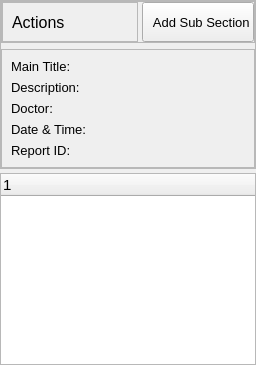
             <widget class="QWidget" name="sub_history">
              <layout class="QVBoxLayout" name="verticalLayout_10" stretch="1,6">
               <property name="spacing">
                <number>4</number>
               </property>
               <property name="leftMargin">
                <number>0</number>
               </property>
               <property name="topMargin">
                <number>0</number>
               </property>
               <property name="rightMargin">
                <number>0</number>
               </property>
               <property name="bottomMargin">
                <number>0</number>
               </property>
               <item>
                <widget class="QFrame" name="frame_18">
                 <property name="frameShape">
                  <enum>QFrame::StyledPanel</enum>
                 </property>
                 <property name="frameShadow">
                  <enum>QFrame::Raised</enum>
                 </property>
                 <layout class="QVBoxLayout" name="verticalLayout_13" stretch="1,0">
                  <property name="leftMargin">
                   <number>0</number>
                  </property>
                  <property name="topMargin">
                   <number>0</number>
                  </property>
                  <property name="rightMargin">
                   <number>0</number>
                  </property>
                  <property name="bottomMargin">
                   <number>0</number>
                  </property>
                  <item>
                   <widget class="QFrame" name="frame_20">
                    <property name="frameShape">
                     <enum>QFrame::StyledPanel</enum>
                    </property>
                    <property name="frameShadow">
                     <enum>QFrame::Raised</enum>
                    </property>
                    <layout class="QHBoxLayout" name="horizontalLayout_13" stretch="10,1">
                     <property name="spacing">
                      <number>4</number>
                     </property>
                     <property name="leftMargin">
                      <number>0</number>
                     </property>
                     <property name="topMargin">
                      <number>0</number>
                     </property>
                     <property name="rightMargin">
                      <number>0</number>
                     </property>
                     <property name="bottomMargin">
                      <number>0</number>
                     </property>
                     <item>
                      <widget class="QFrame" name="frame_12">
                       <property name="frameShape">
                        <enum>QFrame::StyledPanel</enum>
                       </property>
                       <property name="frameShadow">
                        <enum>QFrame::Raised</enum>
                       </property>
                       <layout class="QHBoxLayout" name="horizontalLayout_14">
                        <item>
                         <widget class="QLabel" name="label_31">
                          <property name="font">
                           <font>
                            <family>Arial</family>
                            <pointsize>12</pointsize>
                            <weight>50</weight>
                            <italic>false</italic>
                            <bold>false</bold>
                           </font>
                          </property>
                          <property name="text">
                           <string>Actions</string>
                          </property>
                         </widget>
                        </item>
                       </layout>
                      </widget>
                     </item>
                     <item>
                      <widget class="QPushButton" name="new_sub_record">
                       <property name="minimumSize">
                        <size>
                         <width>0</width>
                         <height>40</height>
                        </size>
                       </property>
                       <property name="font">
                        <font>
                         <pointsize>10</pointsize>
                        </font>
                       </property>
                       <property name="text">
                        <string>  Add Sub Section</string>
                       </property>
                       <property name="icon">
                        <iconset>
                         <normaloff>icons/report.png</normaloff>icons/report.png</iconset>
                       </property>
                       <property name="iconSize">
                        <size>
                         <width>25</width>
                         <height>25</height>
                        </size>
                       </property>
                      </widget>
                     </item>
                    </layout>
                   </widget>
                  </item>
                  <item>
                   <widget class="QFrame" name="frame_19">
                    <property name="frameShape">
                     <enum>QFrame::StyledPanel</enum>
                    </property>
                    <property name="frameShadow">
                     <enum>QFrame::Raised</enum>
                    </property>
                    <layout class="QFormLayout" name="formLayout">
                     <item row="1" column="0">
                      <widget class="QLabel" name="label_26">
                       <property name="font">
                        <font>
                         <family>Arial</family>
                         <pointsize>10</pointsize>
                         <weight>50</weight>
                         <italic>false</italic>
                         <bold>false</bold>
                        </font>
                       </property>
                       <property name="text">
                        <string>Main Title:</string>
                       </property>
                      </widget>
                     </item>
                     <item row="3" column="0">
                      <widget class="QLabel" name="label_30">
                       <property name="font">
                        <font>
                         <family>Arial</family>
                         <pointsize>10</pointsize>
                         <weight>50</weight>
                         <italic>false</italic>
                         <bold>false</bold>
                        </font>
                       </property>
                       <property name="text">
                        <string>Doctor:</string>
                       </property>
                      </widget>
                     </item>
                     <item row="2" column="0">
                      <widget class="QLabel" name="label_28">
                       <property name="font">
                        <font>
                         <family>Arial</family>
                         <pointsize>10</pointsize>
                         <weight>50</weight>
                         <italic>false</italic>
                         <bold>false</bold>
                        </font>
                       </property>
                       <property name="text">
                        <string>Description:</string>
                       </property>
                      </widget>
                     </item>
                     <item row="4" column="0">
                      <widget class="QLabel" name="label_32">
                       <property name="font">
                        <font>
                         <family>Arial</family>
                         <pointsize>10</pointsize>
                         <weight>50</weight>
                         <italic>false</italic>
                         <bold>false</bold>
                        </font>
                       </property>
                       <property name="text">
                        <string>Date &amp; Time:</string>
                       </property>
                      </widget>
                     </item>
                     <item row="4" column="1">
                      <widget class="QLabel" name="main_date">
                       <property name="font">
                        <font>
                         <family>Arial</family>
                         <pointsize>10</pointsize>
                         <weight>75</weight>
                         <italic>false</italic>
                         <bold>true</bold>
                        </font>
                       </property>
                       <property name="text">
                        <string/>
                       </property>
                      </widget>
                     </item>
                     <item row="3" column="1">
                      <widget class="QLabel" name="main_doctor">
                       <property name="font">
                        <font>
                         <family>Arial</family>
                         <pointsize>10</pointsize>
                         <weight>75</weight>
                         <italic>false</italic>
                         <bold>true</bold>
                        </font>
                       </property>
                       <property name="text">
                        <string/>
                       </property>
                      </widget>
                     </item>
                     <item row="1" column="1">
                      <widget class="QLabel" name="main_title">
                       <property name="font">
                        <font>
                         <family>Arial</family>
                         <pointsize>10</pointsize>
                         <weight>75</weight>
                         <italic>false</italic>
                         <bold>true</bold>
                        </font>
                       </property>
                       <property name="text">
                        <string/>
                       </property>
                       <property name="wordWrap">
                        <bool>true</bool>
                       </property>
                      </widget>
                     </item>
                     <item row="2" column="1">
                      <widget class="QLabel" name="main_description">
                       <property name="font">
                        <font>
                         <family>Arial</family>
                         <pointsize>10</pointsize>
                         <weight>75</weight>
                         <italic>false</italic>
                         <bold>true</bold>
                        </font>
                       </property>
                       <property name="text">
                        <string/>
                       </property>
                       <property name="wordWrap">
                        <bool>true</bool>
                       </property>
                      </widget>
                     </item>
                     <item row="5" column="0">
                      <widget class="QLabel" name="label_33">
                       <property name="font">
                        <font>
                         <family>Arial</family>
                         <pointsize>10</pointsize>
                        </font>
                       </property>
                       <property name="text">
                        <string>Report ID:</string>
                       </property>
                      </widget>
                     </item>
                     <item row="5" column="1">
                      <widget class="QLabel" name="main_report_id">
                       <property name="font">
                        <font>
                         <family>Arial</family>
                         <pointsize>10</pointsize>
                         <weight>75</weight>
                         <bold>true</bold>
                        </font>
                       </property>
                       <property name="text">
                        <string/>
                       </property>
                      </widget>
                     </item>
                    </layout>
                   </widget>
                  </item>
                 </layout>
                </widget>
               </item>
               <item>
                <widget class="QTreeWidget" name="sub_history_tree">
                 <property name="font">
                  <font>
                   <family>Segoe UI</family>
                   <pointsize>11</pointsize>
                   <weight>50</weight>
                   <bold>false</bold>
                  </font>
                 </property>
                 <column>
                  <property name="text">
                   <string notr="true">1</string>
                  </property>
                 </column>
                </widget>
               </item>
              </layout>
             </widget>
